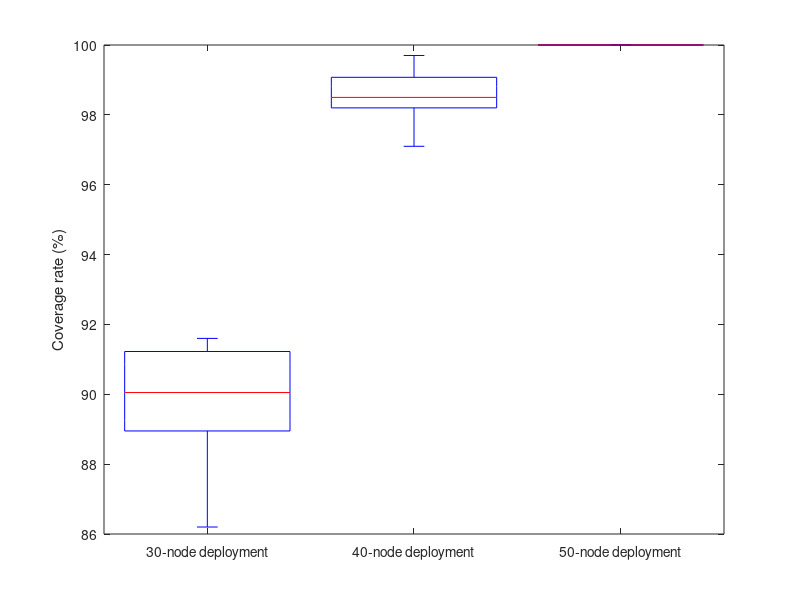

The MATLAB source for this figure:
% y.case1(1,:) is result of 20 nodes on case 1 
% y.case1(2,:) is result of 25 nodes on case 1 
% y.case1(3,:) is result of 30 nodes on case 1 
% y.case2 is case 2
% y.case3 is case 3
% y.case4 is case 4
close all;
clear;
clc;

%% Initialization 
% x  = 1:20;
% for nodes=30:10:50
%     % case1 result
%     for i = 1:numel(x)
%        name = ['./hetero_target/',num2str(nodes),' nodes/case1/hetero_', num2str(i), '.mat']; 
%        load(name, 'BestCost', 'it');
%        y.case_1((nodes-30)/10+1,i) = BestCost(it);
%     end
%     clear i name BestCost it;
% 
%     % case2 result
%     for i = 1:numel(x)
%        name = ['./hetero_target/',num2str(nodes),' nodes/case2/hetero_', num2str(i), '.mat']; 
%        load(name, 'BestCost', 'it');
%        y.case_2((nodes-30)/10+1,i) = BestCost(it);
%     end
%     clear i name BestCost it;
% 
%     % case3 result
%     for i = 1:numel(x)
%        name = ['./hetero_target/',num2str(nodes),' nodes/case3/hetero_', num2str(i), '.mat']; 
%        load(name, 'BestCost', 'it');
%        y.case_3((nodes-30)/10+1,i) = BestCost(it);
%     end
%     clear i name BestCost it;
% 
%     % case4 result
%     for i = 1:numel(x)
%        name = ['./hetero_target/',num2str(nodes),' nodes/case4/hetero_', num2str(i), '.mat']; 
%        load(name, 'BestCost', 'it');
%        y.case_4((nodes-30)/10+1,i) = BestCost(it);
%     end
%     clear i name BestCost it;
% end
%% Results illustration
load("./zResult matrixes/hetero_target.mat");

%%
% Boxplot
figure;

colors = ['y', 'r', 'c', 'b'];
boxplot([(y.case_4(1,:))' (y.case_4(2,:))' (y.case_4(3,:))' ]*100);
h = findobj(gca,'Tag','Box');
for j=1:length(h)
    patch(get(h(j),'XData'),get(h(j),'YData'),colors(j),'FaceAlpha',.5);
end
%name = [num2str(x(i)), ' nodes deployment'];
%title(name);
xticklabels({'30-node deployment','40-node deployment', '50-node deployment'});
ylabel('Coverage rate (%)')